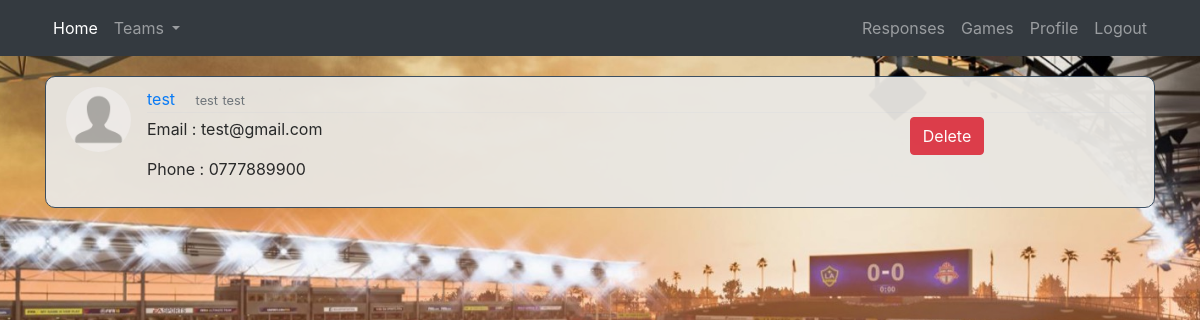
/team/team/detail/2/ (signed in), run on the app's committed database.
### team/models.py (models this page shows)
class BelongToTeam (models.Model):
	team = models.ForeignKey(Team, on_delete=models.CASCADE, null=True)
	player = models.ForeignKey(Account, on_delete=models.CASCADE, null=True)

### account/models.py (models this page shows, shortened)
class Account(AbstractBaseUser):
	username = models.CharField(max_length=30, unique=True)
	first_name = models.CharField(max_length=30, unique=False)
	last_name = models.CharField(max_length=30, unique=False)
	email = models.EmailField(verbose_name="email", max_length=60, unique=True)
	is_captain = models.BooleanField(default=False)
	city = models.CharField(max_length=30)
	numTel = models.CharField(max_length=10, unique=True)
	image = models.ImageField(default='default.jpg', upload_to='profile_pics')
	date_joined = models.DateTimeField(verbose_name='date joined', auto_now_add=True)
	last_login = models.DateTimeField(verbose_name='last login', auto_now=True)
	is_admin = models.BooleanField(default=False)
	is_active = models.BooleanField(default=True)
	is_staff = models.BooleanField(default=False)
	is_superuser = models.BooleanField(default=False)
	USERNAME_FIELD = 'email'
	REQUIRED_FIELDS = ['username','first_name','last_name','is_captain', 'city', 'numTel']
	objects = MyAccountManager()

### team/views.py (the view)
# urls.py: path('team/detail/<int:pk>/', MyTeamDetail, name='team_detail'),
@login_required
@user_passes_test(is_captain_check, login_url='home')
def MyTeamDetail(request, pk):
	team = Team.objects.get(id=pk)
	myplayers = BelongToTeam.objects.filter(team=team)
	myplayerstab=[]
	for i in myplayers:
		myplayerstab.append(i)
	playerbelongtoteam = myplayerstab
	context={'playerbelongtoteam':playerbelongtoteam}
	return render(request, 'team/see_my_team.html', context)

### team/views.py (called while the page is built)
def is_captain_check(user):
	return user.is_captain

### team/templates/team/see_my_team.html
{% extends "project/base.html" %}
{% load crispy_forms_tags %}
{% block content %}
{% for playerbelong in playerbelongtoteam %}
<article class="media content-section">
	<img class="rounded-circle article-img" src="{{ playerbelong.player.image.url }}">
	<div class="media-body">
		<div class="article-metadata">
			<a class="mr-3" href="#">{{ playerbelong.player.username }}</a>
			<small class="text-muted">{{ playerbelong.player.first_name}}</small>
			<small class="text-muted">{{ playerbelong.player.last_name}}</small>
		</div>
		<div class="row">
			<div class="col-md-6">
				<p class="article-content">Email : {{ playerbelong.player.email }}</p>
				<p class="article-content">Phone : {{ playerbelong.player.numTel }}</p>
			</div>
			<div class="col-md-3"></div>
			<div class="col-md-3">
				<a class="btn btn-danger" href="{% url 'delete_player' playerbelong.id  %}">Delete</a>
			</div>
		</div>
	</div>
</article>
{% endfor %}
{% endblock content %}

### project/static/project/main3.css (style rules this page uses)
body { background-image: url("./home-image2.jpg"); background-attachment: fixed; background-position: center; background-repeat: no-repeat; background-size: cover; }
.content-section { background: #E9E7E3 ; opacity: 0.95; margin-right: auto; margin-left: auto; padding: 10px 20px; border : 1px solid #34495E; border-radius: 10px; margin-bottom: 20px; margin-top: 20px; }
.article-content { white-space: pre-line; }
.article-img { height: 65px; width: 65px; margin-right: 16px; }
.article-metadata { padding-bottom: 1px; margin-bottom: 4px; border-bottom: 1px solid #e3e3e3 }

### data on the page
BelongToTeam: player.image (placeholder picture), player.username "test", player.first_name "test", player.last_name "test", player.email "test@gmail.com", player.numTel "0777889900"
